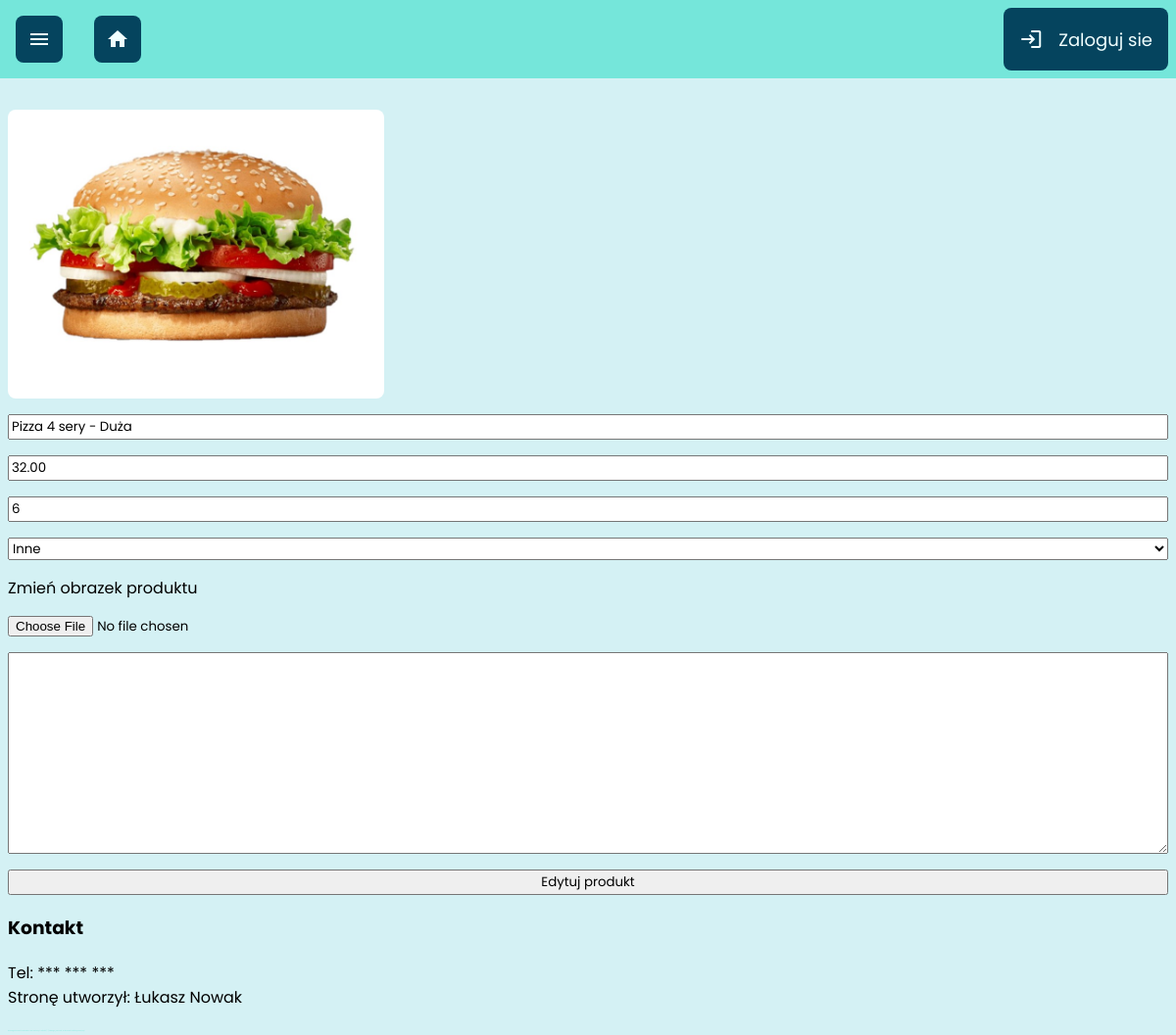
The page /edit_product.php?id=41 on the database its author committed.
### tables this page shows
CREATE TABLE `products` (
  `product_id` int(11) NOT NULL,
  `name` text NOT NULL,
  `price` decimal(10,2) NOT NULL,
  `quantity` int(11) NOT NULL,
  `category_id` int(11) NOT NULL,
  `picture_path` varchar(200) NOT NULL,
  `description` text NOT NULL
);

### edit_product.php (the view, shortened to what this page needs)
<?php
include_once "components/head.php";
include_once "components/header.php";
include_once "components/nav.php";
$id = $_GET['id'];
$q1 = "SELECT * FROM products WHERE product_id = $id";
$q2 = "SELECT * FROM categories";
$product = $conn->query($q1)->fetch_object();
$categories = $conn->query($q2);
?>
<section class="edit_product">
  <form action="edit_product.php?id=<?= $id ?>" method="POST" enctype="multipart/form-data">
    <img src="<?= $product->picture_path ?>">
    <input type="text" name="name" value="<?= $product->name ?>">
    <input type="number" name="price" value="<?= $product->price ?>">
    <input type="number" name="quantity" value="<?= $product->quantity ?>">
    <select name="category_id">
      <?php
      while ($cat = $categories->fetch_object()) {
        if ($cat->category_id == $product->category_id) {
          echo "<option value='$cat->category_id' selected>$cat->category_name</option>";
        } else {
          echo "<option value='$cat->category_id'>$cat->category_name</option>";
        }
      }
      ?>
    </select>
    <label for="image">Zmień obrazek produktu</label>
    <input type="file" name="image" id="image">
    <textarea name="descr" id="" cols="30" rows="10"></textarea>
    <input type="submit" name="edit" value="Edytuj produkt">
  </form>
</section>
<?php
include_once "components/footer.php";
include_once "components/foot.php";
?>

### styles/style.css (style rules this page uses)
* { box-sizing: border-box; font-family: 'Poppins', sans-serif; text-decoration: none; }
body { background-color: #D4F1F4; margin-top: 7rem; }
img { width: 24rem; background-color: white; border-radius: 0.5rem; }
.edit_product form { display: flex; flex-direction: column; gap: 1rem; }

### rows shown on the page
products: picture_path (picture), name "Pizza 4 sery - Duża", price "32.00", quantity "6"

### other values the page prints
form field category_id "Inne"
